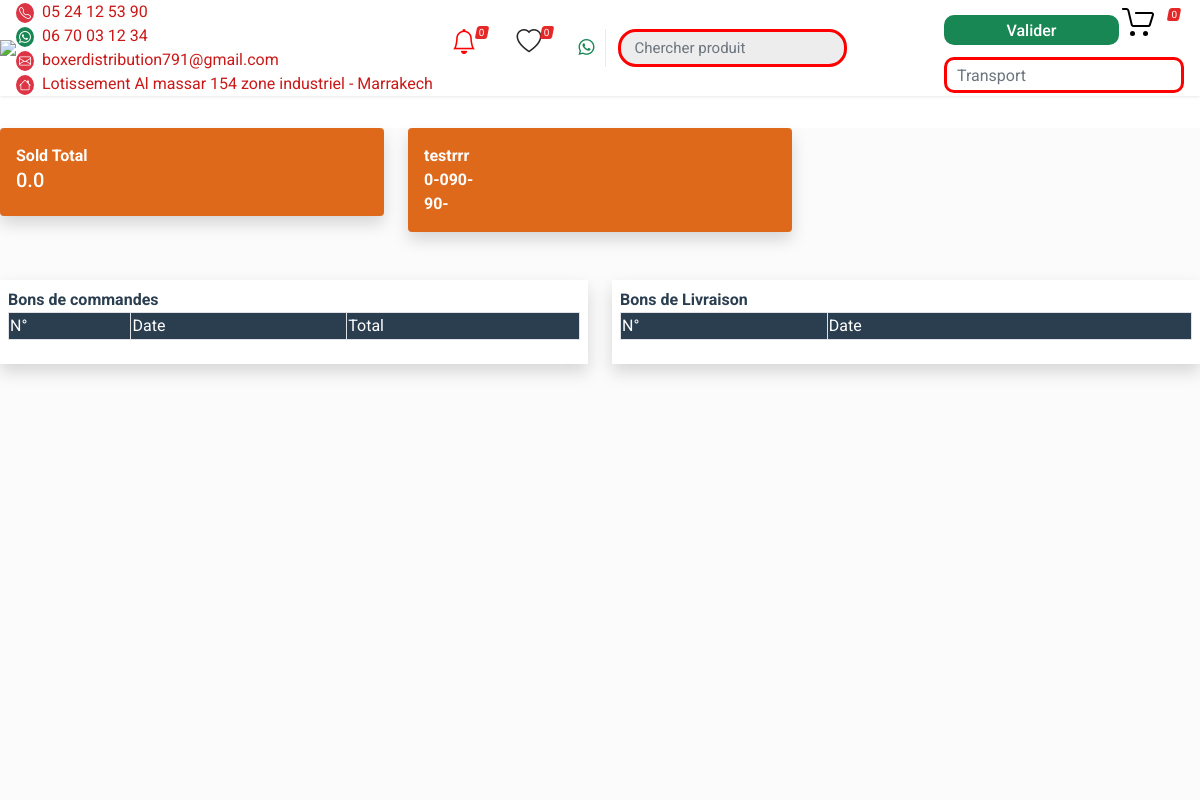
The page /clientdashboar (signed in) on the database as committed earlier.
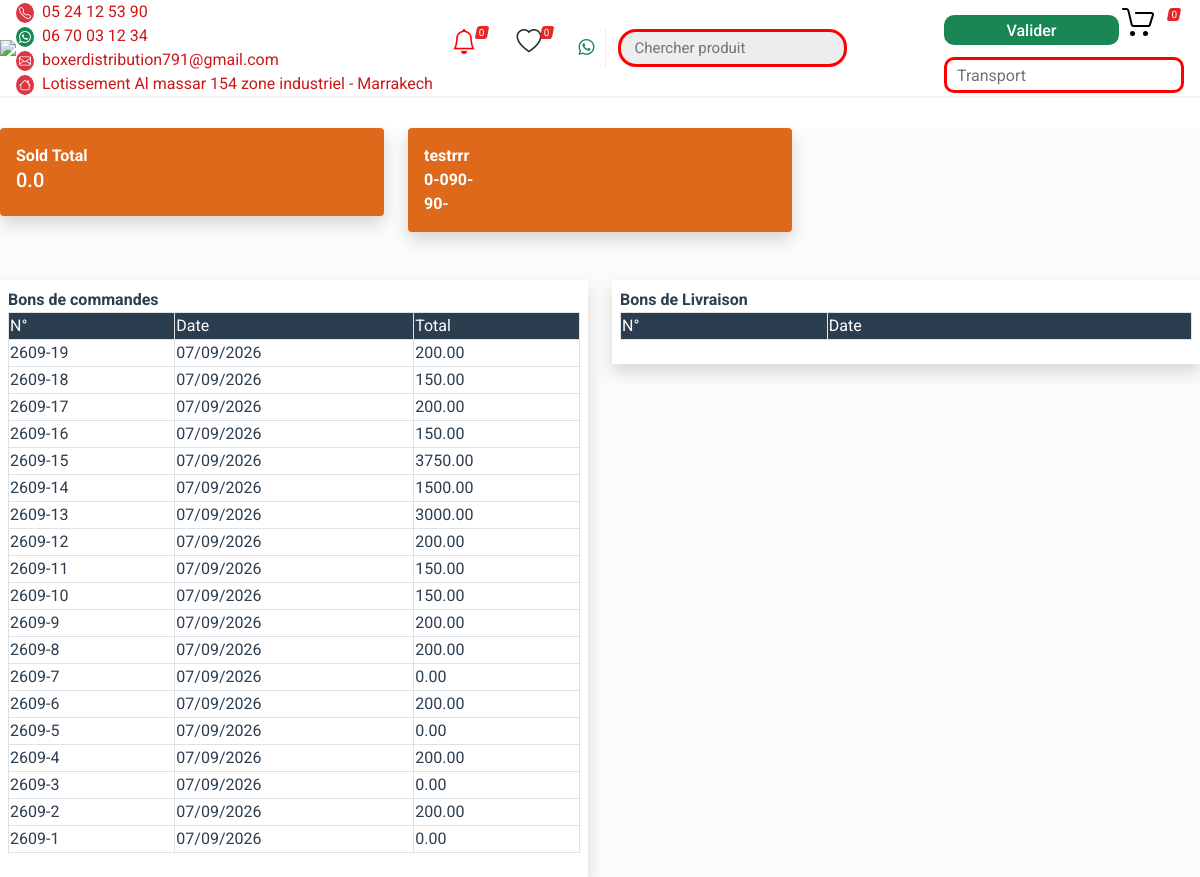
The same page on the database as committed later.
### main/models.py (models this page shows, shortened)
class Order(models.Model):
    date = models.DateTimeField(auto_now_add=True)
    code=models.CharField(max_length=50, null=True, default=None)
    salseman=models.ForeignKey(Represent, on_delete=models.SET_NULL, default=None, null=True)
    modpymnt=models.CharField(max_length=50, null=True, default=None)
    modlvrsn=models.CharField(max_length=50, null=True, default=None)
    note=models.TextField(default=None, null=True, blank=True)
    total=models.DecimalField(default=0.00, decimal_places=2, max_digits=20)
    totalremise=models.DecimalField(default=0.00, decimal_places=2, max_digits=20)
    isdelivered = models.BooleanField(default=False)
    ispaied = models.BooleanField(default=False)
    isclientcommnd = models.BooleanField(default=False)
    clientname=models.CharField(max_length=500, null=True, default=None)
    clientphone=models.CharField(max_length=500, null=True, default=None)
    clientaddress=models.CharField(max_length=500, null=True, default=None)
    client=models.ForeignKey(Client, on_delete=models.CASCADE, default=None, null=True)
    order_no=models.CharField(max_length=500, null=True, default=None)
    senttoserver=models.BooleanField(default=True)
    class Meta:
        ordering = ['-date']

### main/views.py (the view)
# urls.py: path('clientdashboar', views.clientdashboar, name='clientdashboar'),
@user_passes_test(isclient, login_url='main:loginpage')
@login_required(login_url='main:loginpage')
def clientdashboar(request):
    id=request.user.id
    client=Client.objects.get(user_id=id)
    orders=Order.objects.filter(client=client, isdelivered=False)
    livraisons=Bonlivraison.objects.filter(client=client)
    ctx={
        'title':'Dashboard Client',
        'orders':orders,
        'livraisons':livraisons,
        'soldbl':client.soldbl,
        'soldfacture':client.soldfacture,
        'soldtotal':client.soldtotal,
    }
    return render(request, 'clientdashboar.html', ctx)

### main/views.py (called while the page is built)
def isclient(user):
    return user.groups.filter(name='clients').exists() and user.is_active

### products/templatetags/global_tags.py (called while the page is built)
@register.simple_tag
def allcategories():
    return Category.objects.all().order_by('code')

@register.simple_tag
def firstctg():
    return Category.objects.order_by('code').first()

### main/templates/clientdashboar.html (shortened to what this page needs)
{% extends 'base.html' %}
{% load static %}
{% block content %}
<div class="row mb-5">
    <div class="col-4">
        <div class="text-white bg-orange p-3 rounded shadow">
            <strong>
                Sold Total
            </strong>
            <h5>
                {{soldtotal}}
            </h5>
        </div>
    </div>
    <div class="col-4">
        <div class="text-white bg-orange p-3 rounded shadow">
            <strong>
                {{user.client.name}}
            </strong>
            <div>
                 <strong>
                    {{user.client.city.upper}}
                </strong>
            </div>
           <div>
               <strong>
                {{user.client.address}}
            </strong>
           </div>
        </div>
    </div>
</div>
<div class="row">
    <div class="col-md-6">
        <div class="bg-white shadow p-2 text-darkblue">
            <strong>
                Bons de commandes
            </strong>
            <table class="table table-hover table-bordered text-darkblue">
                <thead>
                    <tr class="bg-darkblue text-white">
                        <td>N°</td>
                        <td>Date</td>
                        <td>Total</td>
                    </tr>
                </thead>
                <tbody>
                    {% for i in orders %}
                    <tr>
                        <td>
                            {{i.order_no}}
                        </td>
                        <td>
                            {{i.date|date:'d/m/Y'}}
                        </td>
                        <td>
                            {{i.total}}
                        </td>
                    </tr>
                    {% endfor %}
                </tbody>
            </table>
        </div>
    </div>
    <div class="col-md-6">
        <div class="bg-white shadow p-2 text-darkblue">
            <strong>
                Bons de Livraison
            </strong>
            <table class="table table-hover table-bordered text-darkblue">
                <thead>
                    <tr class="bg-darkblue text-white">
                        <td>N°</td>
                        <td>Date</td>
                    </tr>
                </thead>
            </table>
        </div>
    </div>
</div>
{% endblock %}

Rows that differ between the two databases and show on the page:
added Order: order_no "2609-19", date "07/09/2026", total "200.00"
added Order: order_no "2609-18", date "07/09/2026", total "150.00"
added Order: order_no "2609-17", date "07/09/2026", total "200.00"
added Order: order_no "2609-16", date "07/09/2026", total "150.00"
added Order: order_no "2609-15", date "07/09/2026", total "3750.00"
added Order: order_no "2609-14", date "07/09/2026", total "1500.00"
added Order: order_no "2609-13", date "07/09/2026", total "3000.00"
added Order: order_no "2609-12", date "07/09/2026", total "200.00"
added Order: order_no "2609-11", date "07/09/2026", total "150.00"
added Order: order_no "2609-10", date "07/09/2026", total "150.00"
added Order: order_no "2609-9", date "07/09/2026", total "200.00"
added Order: order_no "2609-8", date "07/09/2026", total "200.00"
added Order: order_no "2609-7", date "07/09/2026", total "0.00"
added Order: order_no "2609-6", date "07/09/2026", total "200.00"
added Order: order_no "2609-5", date "07/09/2026", total "0.00"
added Order: order_no "2609-4", date "07/09/2026", total "200.00"
added Order: order_no "2609-3", date "07/09/2026", total "0.00"
added Order: order_no "2609-2", date "07/09/2026", total "200.00"
added Order: order_no "2609-1", date "07/09/2026", total "0.00"
